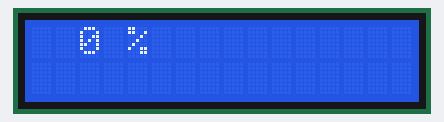
Bench run of a sketch on a simulated Arduino Uno, built with avr-gcc and run on an emulated ATmega328P. On the bench: 16×2 character LCD.

Above: at 2.2 s.
At 8.53 s:
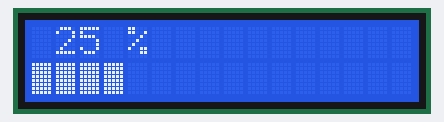
At 14.87 s:
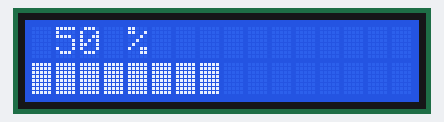
At 21.2 s:
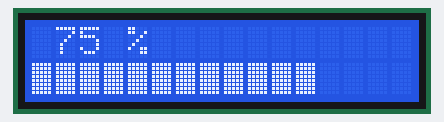
At 27.5 s:
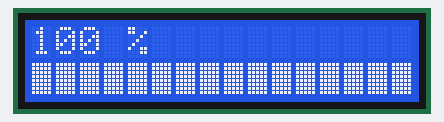
At 39.69 s:
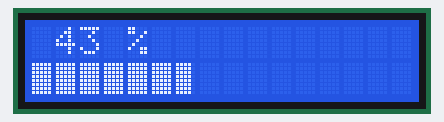

The sketch:

bargraph_test_1m1.ino
```cpp
/* use info from
 * https://www.carnetdumaker.net/articles/faire-une-barre-de-progression-avec-arduino-et-liquidcrystal/
 * https://www.carnetdumaker.net/snippets/1/
 * sketck adapted by Nicu FLORICA (niq_ro) from http://www.tehnic.go.ro
*/

/* Inclut la bibliothéque LiquidCrystal pour l'écran LCD */
#include <LiquidCrystal.h>

/* Créer l'objet lcd avec une configuration de broches compatible avec shield LCD de DFRobots */
LiquidCrystal lcd(8, 9, 4, 5, 6, 7);


/* Constantes pour la taille de l'écran LCD */
const int LCD_NB_ROWS = 2;
const int LCD_NB_COLUMNS = 16;


/* Caractères personnalisés */
byte DIV_0_OF_5[8] = {
  B00000,
  B00000,
  B00000,
  B00000,
  B00000,
  B00000,
  B00000,
  B00000
}; // 0 / 5

byte DIV_1_OF_5[8] = {
  B10000,
  B10000,
  B10000,
  B10000,
  B10000,
  B10000,
  B10000,
  B10000
}; // 1 / 5

byte DIV_2_OF_5[8] = {
  B11000,
  B11000,
  B11000,
  B11000,
  B11000,
  B11000,
  B11000,
  B11000
}; // 2 / 5

byte DIV_3_OF_5[8] = {
  B11100,
  B11100,
  B11100,
  B11100,
  B11100,
  B11100,
  B11100,
  B11100
}; // 3 / 5

byte DIV_4_OF_5[8] = {
  B11110,
  B11110,
  B11110,
  B11110,
  B11110,
  B11110,
  B11110,
  B11110
}; // 4 / 5

byte DIV_5_OF_5[8] = {
  B11111,
  B11111,
  B11111,
  B11111,
  B11111,
  B11111,
  B11111,
  B11111
}; // 5 / 5


/**
 * Fonction de configuration de l'écran LCD pour la barre de progression.
 * Utilise les caractéres personnalisés de 0 à 5 (6 et 7 restent disponibles).
 */
void setup_progressbar() {

  /* Enregistre les caractères personnalisés dans la mémoire de l'écran LCD */
  lcd.createChar(0, DIV_0_OF_5);
  lcd.createChar(1, DIV_1_OF_5);
  lcd.createChar(2, DIV_2_OF_5);
  lcd.createChar(3, DIV_3_OF_5);
  lcd.createChar(4, DIV_4_OF_5);
  lcd.createChar(5, DIV_5_OF_5);
}


/**
 * Fonction dessinant la barre de progression.
 *
 * @param percent Le pourcentage à afficher.
 */
void draw_progressbar(byte percent) {

  /* Affiche la nouvelle valeur sous forme numérique sur la premiére ligne */
  lcd.setCursor(0, 0);
  if (percent < 100)  lcd.print(" ");
  if (percent < 10)  lcd.print(" ");
  lcd.print(percent);
  lcd.print(F(" %  "));
  // N.B. Les deux espaces en fin de ligne permettent d'effacer les chiffres du pourcentage
  // précédent quand on passe d'une valeur à deux ou trois chiffres à une valeur à deux ou un chiffre.

  /* Déplace le curseur sur la seconde ligne */
  lcd.setCursor(0, 1);

  /* Map la plage (0 ~ 100) vers la plage (0 ~ LCD_NB_COLUMNS * 5) */
  byte nb_columns = map(percent, 0, 100, 0, LCD_NB_COLUMNS * 5);

  /* Dessine chaque caractére de la ligne */
  for (byte i = 0; i < LCD_NB_COLUMNS; ++i) {

    /* En fonction du nombre de colonnes restant à afficher */
    if (nb_columns == 0) { // Case vide
      lcd.write((byte) 0);

    } else if (nb_columns >= 5) { // Case pleine
      lcd.write(5);
      nb_columns -= 5;

    } else { // Derniére case non vide
      lcd.write(nb_columns);
      nb_columns = 0;
    }
  }
}


/** Fonction setup() */
void setup(){

  /* Initialise l'écran LCD */
  lcd.begin(LCD_NB_COLUMNS, LCD_NB_ROWS);
  setup_progressbar();
  lcd.clear();
  delay(2000);
}


/** Fonction loop() */
void loop(){

  /* Valeur en pourcent de la barre de progression */
  static byte percent = 0;

  /* Affiche la valeur */
  draw_progressbar(percent);

  /* Incrémente le pourcentage */
  if (++percent == 101) {
    // Revient à zéro si le pourcentage dépasse 100%
    percent = 0;
    delay(1000);
  }

  /* Petit temps d'attente */
  delay(250);
}
```

Measured:
- what the display in image 4 shows lasts 1.3 s, from 27.4 s to 28.7 s
